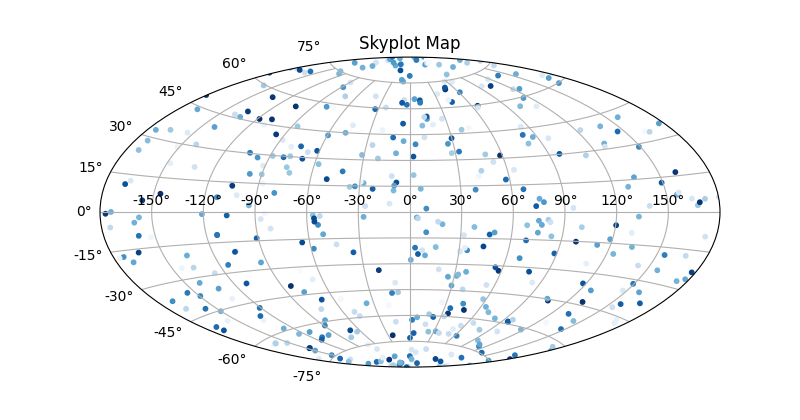

Python code for this plot:
import pandas as pd
import numpy as np

test_data = pd.read_csv('/mnt/c/users/60002/Documents/Github/sunnyhills/data/current/current_key.csv')
ra = test_data['GDR2_RA']
dec = test_data['GDR2_DEC']

#plt.figure()
def skyplot(ra:np.array,dec:np.array,style:str='points'):
    import matplotlib.pyplot as plt
    from matplotlib import projections
    import numpy as np
    from scipy.stats import gaussian_kde

    plt.figure(figsize=(8,4.2))
    plt.subplot(111,projection='aitoff')
    if style == 'points':
        plt.grid(True)
        plt.plot(ra,dec,'o',markersize=2,alpha=.95,color='#6495ED')
    elif style == 'density':
        plt.grid(True)
        points = np.vstack([ra,dec])
        point_density = gaussian_kde(points)(points)
        plt.scatter(ra,dec,c=point_density,s=10,cmap='Blues')



    plt.title('Skyplot Map')
    plt.show()
    plt.savefig('test.png')
skyplot(np.array(ra),np.array(dec),'density')
